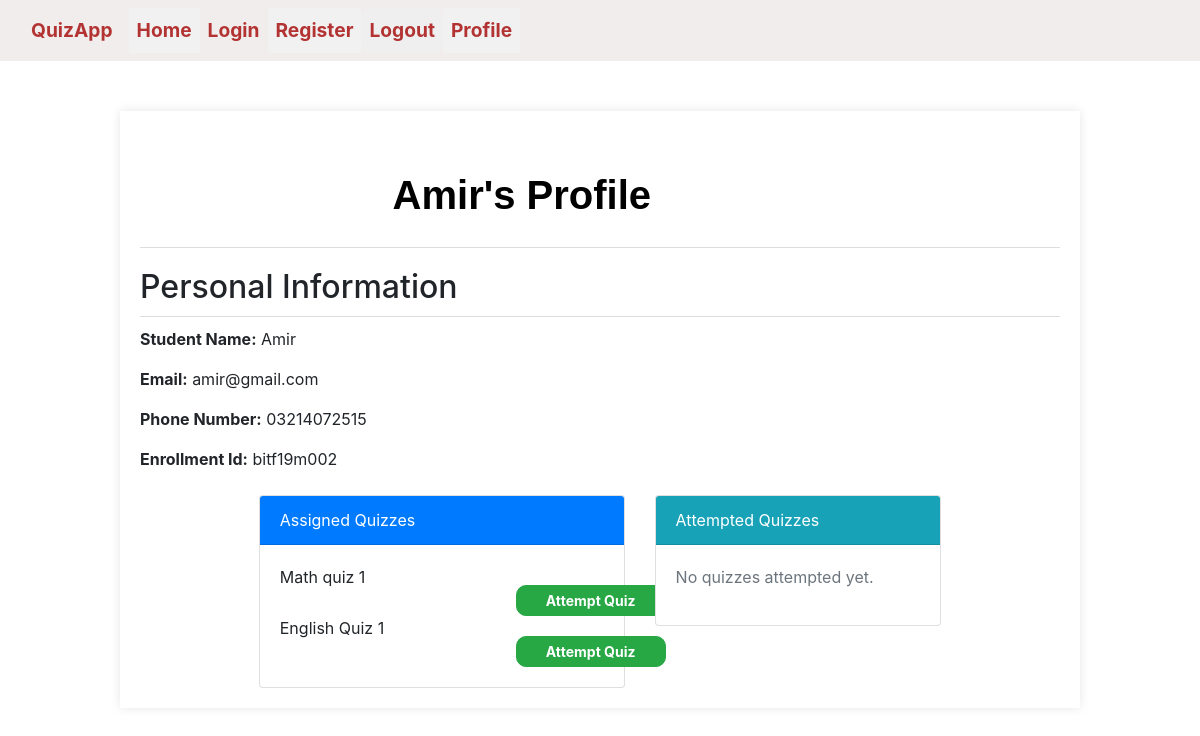
The app's page /profile/3 (signed in) with its own data.
### Student/models.py (models this page shows)
class User(AbstractUser):
    is_student = models.BooleanField(default=False)
    is_admin = models.BooleanField(default=False)

class Student(User):
    phone_number = models.CharField(max_length=11, blank=True, default= "")
    enrollment_number = models.CharField(max_length=10, default= "")
    class Meta:
        verbose_name = 'Student'
        verbose_name_plural = 'Students'

### Quiz/models.py (models this page shows, shortened)
class Quiz(models.Model):
    DIFFICULTY_CHOICES = (
        ('Easy', 'Easy'),
        ('Medium', 'Medium'),
        ('Hard', 'Hard'),
    )
    title = models.CharField(max_length=100)
    assigned_to = models.ManyToManyField(Student)
    difficulty_level = models.CharField(max_length=10, choices=DIFFICULTY_CHOICES, default="")
    Total_score = models.IntegerField(default=10, blank=True)
    Time_allowed = models.IntegerField(help_text="Enter duration in minutes")

### Student/views.py (the view, shortened to what this page needs)
# urls.py: path('profile/<int:pk>', Profile.as_view(), name='profile'),
class Profile(View):
    def get(self, request, pk):
        if request.user.is_authenticated and request.user.is_student:
            student = Student.objects.get(pk=pk)
            assigned_quizes = Quiz.objects.all().filter(assigned_to=student)
            attempts = StudentQuizAttempt.objects.filter(student=student)
            attempted_quizes = []
            for attempt in attempts:
                attempted_quizes.append(attempt.quiz)
            unattempted_quizes = []
            for quiz in assigned_quizes:
                if quiz not in attempted_quizes:
                    unattempted_quizes.append(quiz)
            return render(request, 'Student/Profile.html',{
                           'student': student,
                           'attempts': attempts,
                           'unattempted_quizes': unattempted_quizes
            })

### Student/templates/Student/Profile.html
{% extends 'Student/base.html' %}
{% load static %}
{% block content %}
<link rel="stylesheet" href="{% static 'css/Profile.css' %}">
    <div class="profile-container">
        <div class="profile-header">
            <h1>{{ student.username }}'s Profile</h1>
        </div>
        <div class="profile-info">
            <h2>Personal Information</h2>
            <p><strong>Student Name:</strong> {{ student.username }}</p>
            <p><strong>Email:</strong> {{ student.email }}</p>
            <p><strong>Phone Number:</strong> {{ student.phone_number }}</p>
            <p><strong>Enrollment Id:</strong> {{ student.enrollment_number }}</p>
        </div>
        <div class="row mt-4 temp">
            <div class="col-md-5">
                <div class="card">
                    <div class="card-header bg-primary text-white">
                        Assigned Quizzes
                    </div>
                    <div class="card-body">
                        {% if unattempted_quizes %}
                            {% for quiz in unattempted_quizes %}
                                <div class="quiz-item row">
                                    <div class="col-8">
                                        <p class="quiz-title">{{ quiz.title }}</p>
                                    </div>
                                    <div class="col-4 text-right">
                                        <a href="{% url 'AttemptQuiz' pk=quiz.pk %}" class="btn btn-success btn-sm">Attempt Quiz</a>
                                    </div>
                                </div>
                            {% endfor %}
                        {% else %}
                            <p class="text-muted">No quizzes assigned.</p>
                        {% endif %}
                    </div>
                </div>
            </div>
            <div class="col-md-4">
                <div class="card">
                    <div class="card-header bg-info text-white">
                        Attempted Quizzes
                    </div>
                    <div class="card-body">
                        {% if attempts %}
                            {% for attempt in attempts %}
                                <div class="quiz-item">
                                    <p class="quiz-title">{{ attempt.quiz.title }}</p>
                                    <p class="text-muted">Score: {{ attempt.attempt_score }} / {{ attempt.quiz.Total_score }}</p>
                                </div>
                            {% endfor %}
                        {% else %}
                            <p class="text-muted">No quizzes attempted yet.</p>
                        {% endif %}
                    </div>
                </div>
            </div>
        </div>
    </div>
{% endblock %}

### Student/static/css/Profile.css (style rules this page uses)
.profile-container { width: 80%; margin: 0 auto; background-color: #fff; padding: 20px; box-shadow: 0 0 10px rgba(0, 0, 0, 0.1); margin-top: 50px; }
.profile-header { text-align: center; border-bottom: 1px solid #ddd; padding-bottom: 20px; margin-bottom: 20px; }
.profile-info { margin-bottom: 20px; }
.profile-info h2, .profile-quizzes h2, .profile-attempts h2 { border-bottom: 1px solid #ddd; padding-bottom: 10px; margin-bottom: 10px; }
.temp { justify-content: center; }

### Student/templates/Student/base.html (style rules this page uses)
.btn { width: 150px; text-align: center; border-radius: 10px; margin-right: 10%; margin-top: 20px; font-weight: bold; }
h1 { color: black; padding-top: 40px; padding-left: 20%; padding-right: 37%; font-family: sans-serif; font-weight: bold }

### records on screen
User: username "Amir", email "amir@gmail.com"
Student: phone_number "03214072515", enrollment_number "bitf19m002"
Quiz: title "Math quiz 1"
Quiz: title "English Quiz 1"
